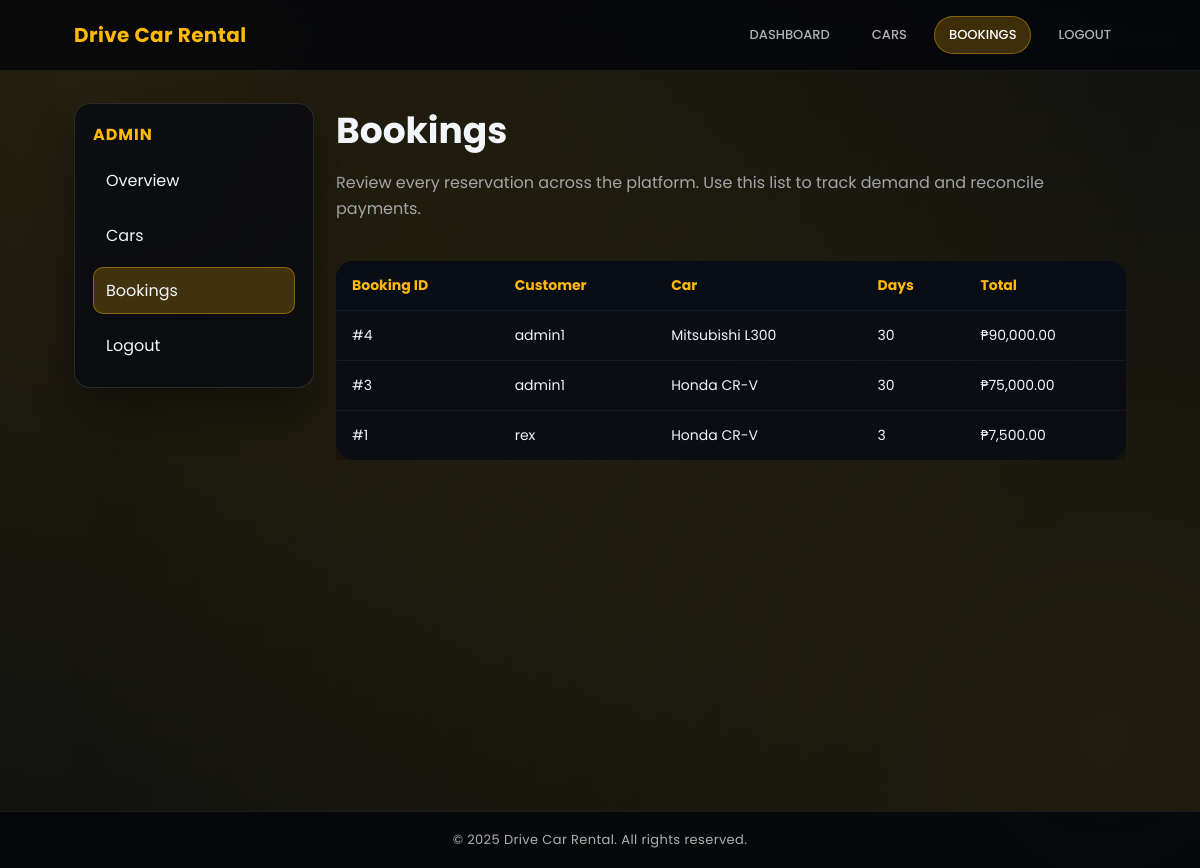
Page /admin/bookings (signed in) on the earlier database version.
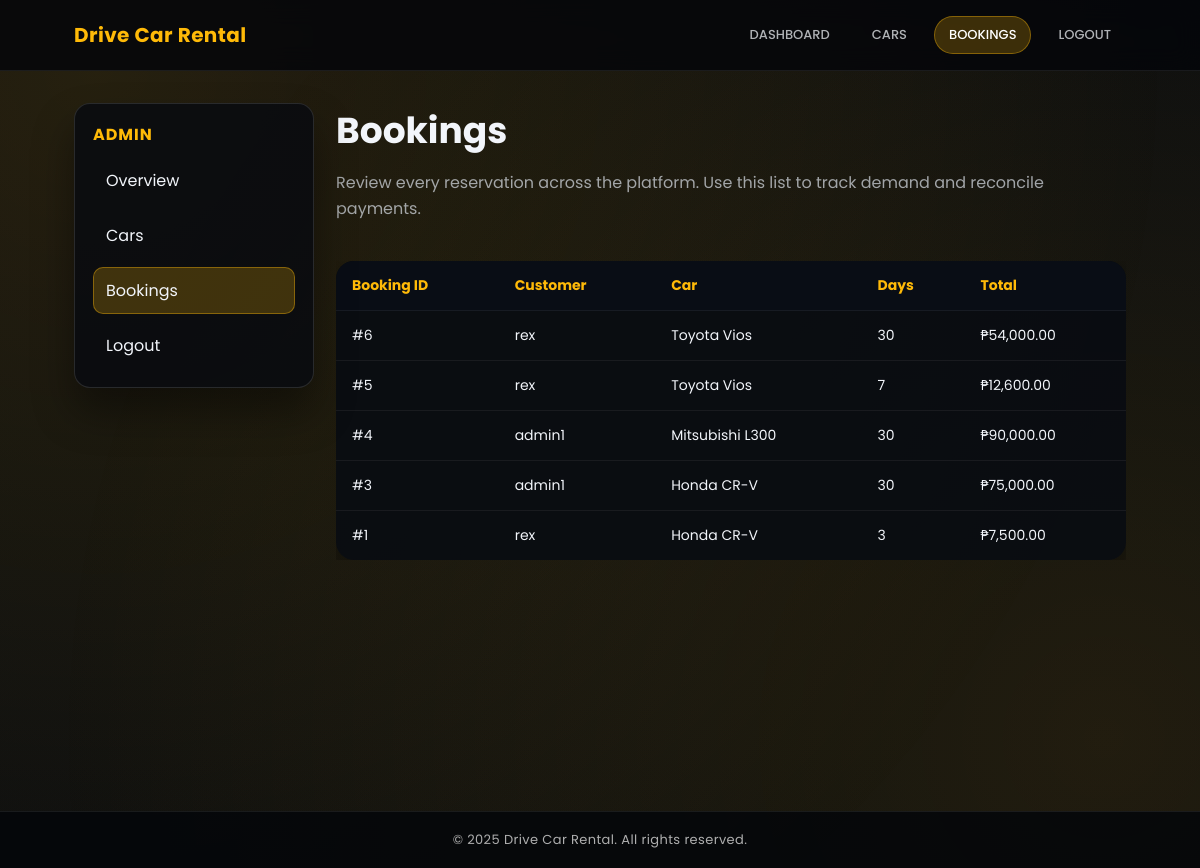
Same page on the later database version.
### tables this page shows
CREATE TABLE bookings(
            id INTEGER PRIMARY KEY AUTOINCREMENT,
            user_id INTEGER,
            car_id INTEGER,
            days INTEGER,
            total_price REAL,
            FOREIGN KEY (user_id) REFERENCES users(id),
            FOREIGN KEY (car_id) REFERENCES cars(id)
        );

CREATE TABLE users(
            id INTEGER PRIMARY KEY AUTOINCREMENT,
            username TEXT UNIQUE NOT NULL,
            password TEXT NOT NULL,
            is_admin INTEGER DEFAULT 0
        );

CREATE TABLE cars(
            id INTEGER PRIMARY KEY AUTOINCREMENT,
            name TEXT NOT NULL,
            car_type TEXT NOT NULL,
            price_per_day REAL NOT NULL,
            image_url TEXT
        );

### app.py (the view)
@app.route("/admin/bookings")
@admin_required
def admin_bookings():
    conn = get_db()
    cursor = conn.cursor()
    cursor.execute(
        """
        SELECT b.id, u.username, c.name AS car_name, b.days, b.total_price
        FROM bookings b
        JOIN users u ON b.user_id = u.id
        JOIN cars c ON b.car_id = c.id
        ORDER BY b.id DESC
    """
    )
    bookings = cursor.fetchall()
    conn.close()
    return render_template("admin_bookings.html", bookings=bookings)

### app.py (called while the page is built)
def get_db():
    conn = sqlite3.connect("car_rental.db", timeout=10, check_same_thread=False)
    conn.row_factory = sqlite3.Row
    return conn

def admin_required(view):
    @wraps(view)
    def wrapped(*args, **kwargs):
        if not session.get("is_admin"):
            flash("Administrator access required.", "danger")
            return redirect(url_for("index"))
        return view(*args, **kwargs)
    return wrapped

@app.context_processor
def inject_user_state():
    return {
        "is_authenticated": "user_id" in session,
        "is_admin": session.get("is_admin", False),
        "current_username": session.get("username"),
        "current_year": datetime.utcnow().year,
    }

### templates/admin_bookings.html (shortened to what this page needs)
{% extends "admin_base.html" %}
{% block admin_content %}
<section style="display: flex; flex-direction: column; gap: 24px;">
  <div>
    <h1>Bookings</h1>
    <p>Review every reservation across the platform. Use this list to track demand and reconcile payments.</p>
  </div>
  {% if bookings %}
    <div style="overflow-x: auto;">
      <table>
        <thead>
          <tr>
            <th scope="col">Booking ID</th>
            <th scope="col">Customer</th>
            <th scope="col">Car</th>
            <th scope="col">Days</th>
            <th scope="col">Total</th>
          </tr>
        </thead>
        <tbody>
          {% for booking in bookings %}
            <tr>
              <td>#{{ booking['id'] }}</td>
              <td>{{ booking['username'] }}</td>
              <td>{{ booking['car_name'] }}</td>
              <td>{{ booking['days'] }}</td>
              <td>₱{{ '{:,.2f}'.format(booking['total_price']) }}</td>
            </tr>
          {% endfor %}
        </tbody>
      </table>
    </div>
  {% else %}
    <div class="empty-state">
      <h2>No bookings recorded</h2>
      <p>Customer reservations will appear here as soon as they are confirmed.</p>
    </div>
  {% endif %}
</section>
{% endblock %}

Differences in the rows shown:
added bookings: id "6", username "rex", car_name "Toyota Vios", days "30", total_price "54,000.00"
added bookings: id "5", username "rex", car_name "Toyota Vios", days "7", total_price "12,600.00"
